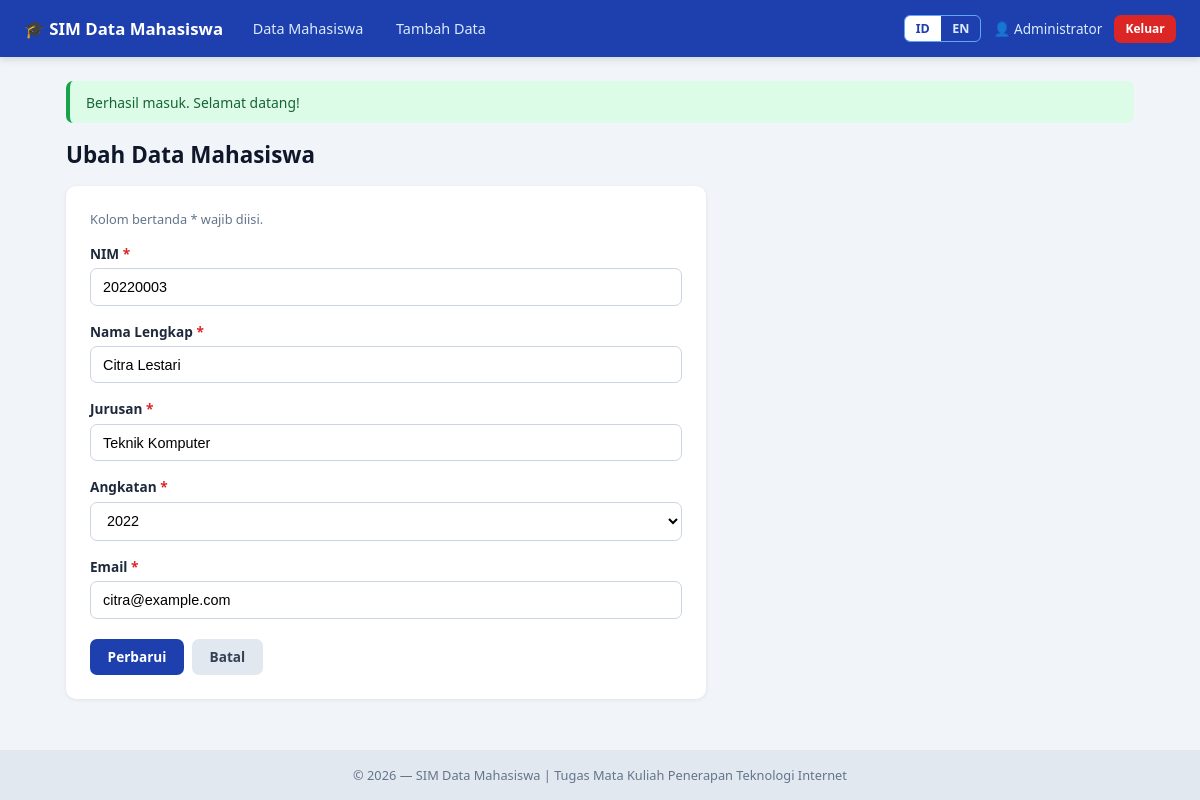
/edit.php?id=3 (signed in), run on the app's committed database.
### tables this page shows
CREATE TABLE `mahasiswa` (
  `id`         INT AUTO_INCREMENT PRIMARY KEY,
  `nim`        VARCHAR(20)  NOT NULL UNIQUE,
  `nama`       VARCHAR(100) NOT NULL,
  `jurusan`    VARCHAR(100) NOT NULL,
  `angkatan`   INT          NOT NULL,
  `email`      VARCHAR(100) NOT NULL,
  `created_at` TIMESTAMP DEFAULT CURRENT_TIMESTAMP
);

### config/config.php (called while the page is built, shortened)
<?php
$langFile = __DIR__ . '/../lang/' . $_SESSION['lang'] . '.php';
$lang = require $langFile;
function t(string $key): string {
    global $lang;
    return $lang[$key] ?? $key;
}
function e($value): string {
    return htmlspecialchars((string)$value, ENT_QUOTES, 'UTF-8');
}

### includes/student_form.php (the view, shortened to what this page needs)
<form method="post" action="<?= e($action) ?>" class="card form-card" novalidate>
    <p class="hint"><?= e(t('required_hint')) ?></p>
    <div class="form-group">
        <label for="nim"><?= e(t('nim')) ?> <span class="required">*</span></label>
        <input type="text" id="nim" name="nim" maxlength="15" value="<?= e($values['nim']) ?>" required>
    </div>
    <div class="form-group">
        <label for="nama"><?= e(t('name')) ?> <span class="required">*</span></label>
        <input type="text" id="nama" name="nama" maxlength="100" value="<?= e($values['nama']) ?>" required>
    </div>
    <div class="form-group">
        <label for="jurusan"><?= e(t('major')) ?> <span class="required">*</span></label>
        <input type="text" id="jurusan" name="jurusan" maxlength="100" value="<?= e($values['jurusan']) ?>" required>
    </div>
            <div class="form-group">
        <label for="angkatan"><?= e(t('year')) ?> <span class="required">*</span></label>
        <select id="angkatan" name="angkatan" required style="width: 100%; padding: .6rem .75rem; font-size: .9rem; border: 1px solid #cbd5e1; border-radius: 7px; background-color: #fff;">
            <?php
            $currentYear = (int)date('Y');
            $startYear = 1900;
            for ($y = $currentYear + 5; $y >= $startYear; $y--) {
                $selected = ($values['angkatan'] == $y) ? 'selected' : '';
                echo "<option value=\"$y\" $selected>$y</option>";
            }
            ?>
        </select>
    </div>
    <div class="form-group">
        <label for="email"><?= e(t('email')) ?> <span class="required">*</span></label>
        <input type="email" id="email" name="email" maxlength="100" value="<?= e($values['email']) ?>" required>
    </div>
    <div class="form-actions">
        <button type="submit" class="btn btn-primary"><?= e($submitLabel) ?></button>
        <a href="index.php" class="btn btn-secondary"><?= e(t('cancel')) ?></a>
    </div>
</form>

### assets/style.css (style rules this page uses)
* { box-sizing: border-box; margin: 0; padding: 0; }
body { font-family: 'Segoe UI', Tahoma, Verdana, sans-serif; background: #f1f5f9; color: #1e293b; min-height: 100vh; display: flex; flex-direction: column; font-size: 15px; }
.card { background: #fff; border-radius: 10px; padding: 1.5rem; box-shadow: 0 1px 4px rgba(15,23,42,.08); }
.form-card { max-width: 640px; }
.form-group { margin-bottom: 1rem; }
.form-group label { display: block; font-weight: 600; font-size: .85rem; margin-bottom: .35rem; }
.required { color: #dc2626; }
.form-group input { width: 100%; padding: .6rem .75rem; font-size: .9rem; border: 1px solid #cbd5e1; border-radius: 7px; transition: .2s; }
.hint { font-size: .8rem; color: #64748b; margin-bottom: 1rem; }
.form-actions { display: flex; gap: .5rem; margin-top: 1.25rem; }
.btn { display: inline-block; padding: .55rem 1.1rem; font-size: .85rem; font-weight: 600; border: none; border-radius: 7px; cursor: pointer; text-decoration: none; text-align: center; transition: .2s; font-family: inherit; }
.btn-primary { background: #1e40af; color: #fff; }
.btn-secondary { background: #e2e8f0; color: #334155; }

### data on the page
mahasiswa: nim "20220003", nama "Citra Lestari", jurusan "Teknik Komputer", email "citra@example.com"

### other printed values
t('app_title') "SIM Data Mahasiswa"
t('menu_students') "Data Mahasiswa"
t('menu_add') "Tambah Data"
$_SESSION['nama_lengkap'] "Administrator"
t('logout') "Keluar"
$flash['message'] "Berhasil masuk. Selamat datang!"
t('edit_title') "Ubah Data Mahasiswa"
t('required_hint') "Kolom bertanda * wajib diisi."
t('nim') "NIM"
t('name') "Nama Lengkap"
t('major') "Jurusan"
t('year') "Angkatan"
t('email') "Email"
$submitLabel "Perbarui"
t('cancel') "Batal"
